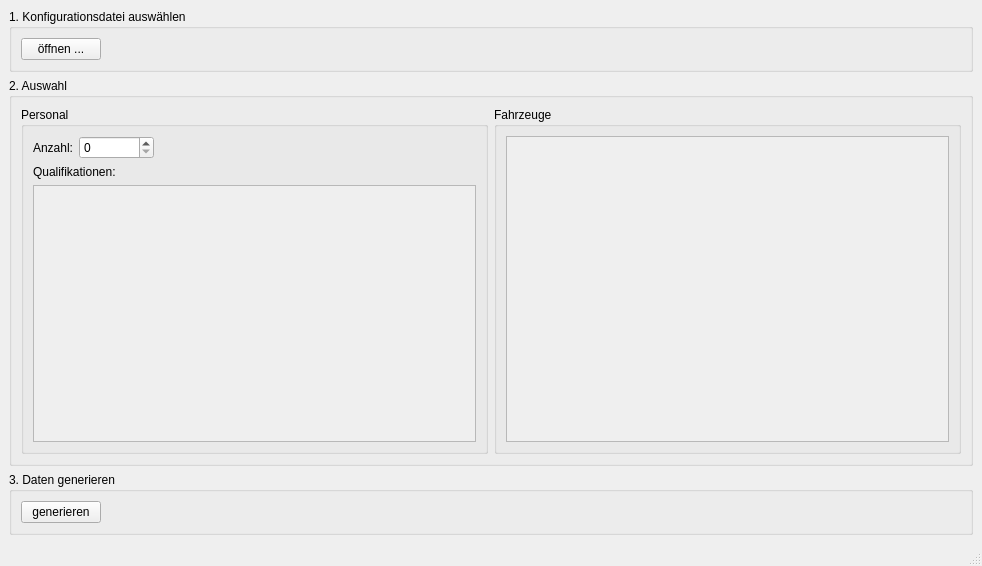
<?xml version="1.0" encoding="UTF-8"?>
<ui version="4.0">
 <class>TestDbWindow</class>
 <widget class="QMainWindow" name="TestDbWindow">
  <property name="geometry">
   <rect>
    <x>0</x>
    <y>0</y>
    <width>982</width>
    <height>566</height>
   </rect>
  </property>
  <property name="windowTitle">
   <string>MainWindow</string>
  </property>
  <widget class="QWidget" name="centralwidget">
   <layout class="QGridLayout" name="gridLayout_2">
    <item row="2" column="0">
     <widget class="QGroupBox" name="groupBox_3">
      <property name="title">
       <string>3. Daten generieren</string>
      </property>
      <layout class="QGridLayout" name="gridLayout_6">
       <item row="0" column="0">
        <widget class="QPushButton" name="pushButton_2">
         <property name="text">
          <string>generieren</string>
         </property>
        </widget>
       </item>
       <item row="0" column="1">
        <spacer name="horizontalSpacer_3">
         <property name="orientation">
          <enum>Qt::Horizontal</enum>
         </property>
         <property name="sizeHint" stdset="0">
          <size>
           <width>40</width>
           <height>20</height>
          </size>
         </property>
        </spacer>
       </item>
      </layout>
     </widget>
    </item>
    <item row="0" column="0">
     <widget class="QGroupBox" name="groupBox">
      <property name="title">
       <string>1. Konfigurationsdatei auswählen</string>
      </property>
      <layout class="QGridLayout" name="gridLayout_5">
       <item row="1" column="0">
        <widget class="QPushButton" name="pushButton">
         <property name="text">
          <string>öffnen ...</string>
         </property>
        </widget>
       </item>
       <item row="1" column="1">
        <spacer name="horizontalSpacer">
         <property name="orientation">
          <enum>Qt::Horizontal</enum>
         </property>
         <property name="sizeHint" stdset="0">
          <size>
           <width>40</width>
           <height>20</height>
          </size>
         </property>
        </spacer>
       </item>
      </layout>
     </widget>
    </item>
    <item row="1" column="0">
     <widget class="QGroupBox" name="groupBox_2">
      <property name="title">
       <string>2. Auswahl</string>
      </property>
      <layout class="QGridLayout" name="gridLayout_3">
       <item row="0" column="0">
        <widget class="QGroupBox" name="groupBox_qualifications">
         <property name="title">
          <string>Personal</string>
         </property>
         <layout class="QGridLayout" name="gridLayout">
          <item row="5" column="0">
           <widget class="QScrollArea" name="scrollArea_qualifications">
            <property name="widgetResizable">
             <bool>true</bool>
            </property>
            <widget class="QWidget" name="scrollAreaWidgetContents">
             <property name="geometry">
              <rect>
               <x>0</x>
               <y>0</y>
               <width>424</width>
               <height>227</height>
              </rect>
             </property>
            </widget>
           </widget>
          </item>
          <item row="1" column="0">
           <layout class="QHBoxLayout" name="horizontalLayout">
            <item>
             <widget class="QLabel" name="label">
              <property name="text">
               <string>Anzahl:</string>
              </property>
             </widget>
            </item>
            <item>
             <widget class="QSpinBox" name="numberComradsSpinBox">
              <property name="minimumSize">
               <size>
                <width>75</width>
                <height>0</height>
               </size>
              </property>
              <property name="maximum">
               <number>10000</number>
              </property>
             </widget>
            </item>
            <item>
             <spacer name="horizontalSpacer_2">
              <property name="orientation">
               <enum>Qt::Horizontal</enum>
              </property>
              <property name="sizeHint" stdset="0">
               <size>
                <width>40</width>
                <height>20</height>
               </size>
              </property>
             </spacer>
            </item>
           </layout>
          </item>
          <item row="2" column="0">
           <widget class="QLabel" name="label_2">
            <property name="text">
             <string>Qualifikationen:</string>
            </property>
           </widget>
          </item>
         </layout>
        </widget>
       </item>
       <item row="0" column="1">
        <widget class="QGroupBox" name="groupBox_vehicles">
         <property name="title">
          <string>Fahrzeuge</string>
         </property>
         <layout class="QGridLayout" name="gridLayout_4">
          <item row="0" column="0">
           <widget class="QScrollArea" name="scrollArea_vehicles">
            <property name="widgetResizable">
             <bool>true</bool>
            </property>
            <widget class="QWidget" name="scrollAreaWidgetContents_2">
             <property name="geometry">
              <rect>
               <x>0</x>
               <y>0</y>
               <width>424</width>
               <height>287</height>
              </rect>
             </property>
            </widget>
           </widget>
          </item>
         </layout>
        </widget>
       </item>
      </layout>
     </widget>
    </item>
   </layout>
  </widget>
  <widget class="QMenuBar" name="menubar">
   <property name="geometry">
    <rect>
     <x>0</x>
     <y>0</y>
     <width>982</width>
     <height>22</height>
    </rect>
   </property>
  </widget>
  <widget class="QStatusBar" name="statusbar"/>
 </widget>
 <resources/>
 <connections/>
</ui>
